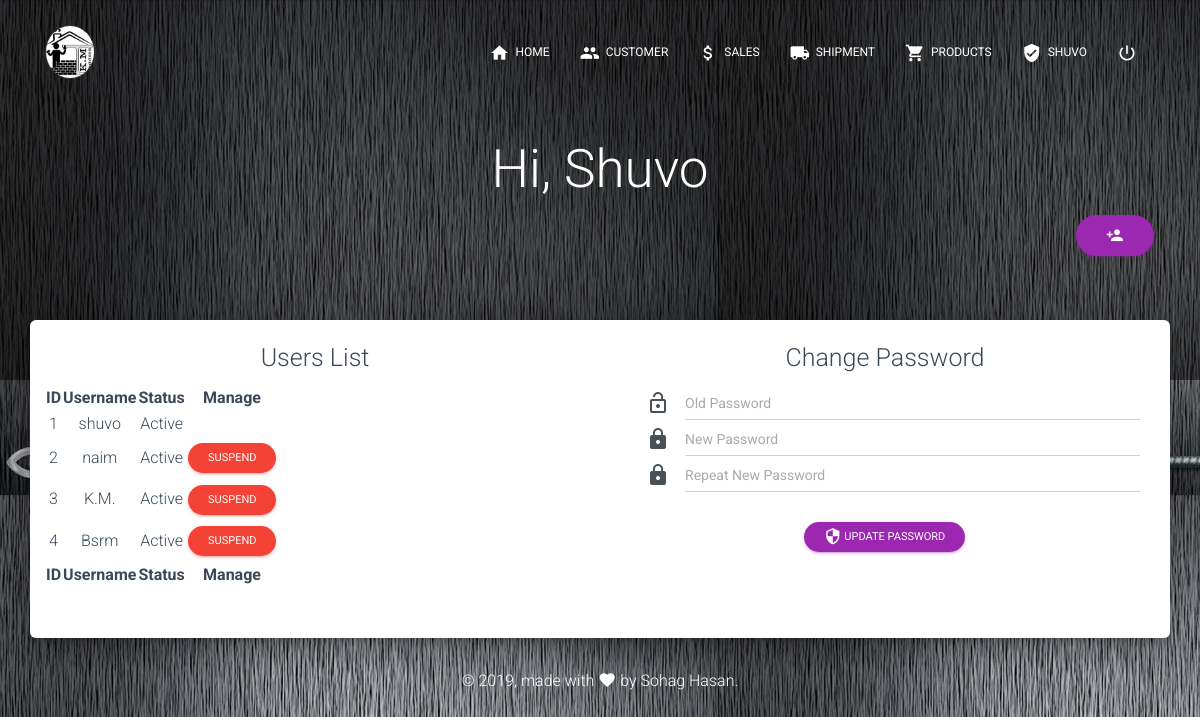
The page /user.php (signed in) on the database its author committed.
### tables this page shows
CREATE TABLE `user` (
  `user_id` int(11) NOT NULL,
  `username` varchar(200) NOT NULL,
  `password` varchar(200) NOT NULL,
  `status` int(11) NOT NULL
);

### class/PageContent.php (called while the page is built, shortened)
<?php
	class PageContent{
		public function get_header(){
			require_once('includes/header.php');
		}
		public function get_content($content){
			include_once($content.'.php');
		}
		public function get_footer(){
			require_once('includes/footer.php');
		}
	}
?>

### user.php (called while the page is built, shortened)
<?php session_start();
  require_once('functions/function.php');
  $oPageContent->get_header();
  $oPageContent->get_content('user/user');
 ?>

### class/Database.php (called while the page is built, shortened)
<?php
	class Database{
		function fquery($sql){
			$servername = "localhost";
			$username = "makor4sha_root";
            $password = "adgjmptw440";
            $dbname = "makor4sha_kmtraders";
			$conn = new mysqli($servername, $username, $password, $dbname);
    		return $conn->query($sql);
		}
	}
?>

### user/user.php (the view, shortened to what this page needs)
<?php
$oDatabase= new Database();
$sql = "SELECT * FROM user WHERE user_id";
$result = $oDatabase->fquery($sql);
 ?>
  <div class="page-header header-filter" data-parallax="true" >
    <div class="container">
      <div class="row">
        <div class="col-md-12 text-center">
          <div class="brand">
            <h1>Hi, <span style="text-transform: capitalize;"><?php echo $_SESSION['username']; ?></span></h1>
          </div>
          <button type="button" class="btn btn-primary btn-round float-right" rel="tooltip" title="" data-placement="bottom"   data-original-title="New User" data-toggle="modal" data-target="#exampleModal">
            <i class="material-icons">person_add</i>
          </button>
        </div>
      </div>
    </div>
  </div>
  <div class="main main-raised">
    <div class="profile-content">
      <div class="container">
        <div class="row">
          <div class="col-md-6 text-center">
            <div class="col-md-12 text-center">
                <div class="brand">
                  <h3>Users List</h3>
                </div>
              </div>
            <table id="myTable" class="display">
              <thead>
                  <tr>
                      <th>ID</th>
                      <th>Username</th>
                      <th>Status</th>
                      <th>Manage</th>
                  </tr>
              </thead>
              <tfoot>
                  <tr>
                    <th>ID</th>
                    <th>Username</th>
                    <th>Status</th>
                    <th>Manage</th>
                  </tr>
              </tfoot>
              <tbody>
                <?php
                while($row = $result->fetch_assoc()) {
                 ?>
                  <tr>
                      <td><?php echo $row["user_id"]; ?></td>
                      <td><?php echo $row["username"]; ?></td>
                      <?php if ($row["status"] == 1) { ?>
                        <td>Active</td>
                        <td><?php if ($row["user_id"] != $_SESSION['userid']) { ?>
                       <a href="form.php?hidden=status&sta=0&userid=<?php echo $row["user_id"]; ?>" class="btn btn-danger btn-round btn-sm">Suspend</a> <?php } ?></td>
                        <?php
                      } else {  ?>
                      <td>Suspended</td>
                      <td><a href="form.php?hidden=status&sta=1&userid=<?php echo $row["user_id"]; ?>" class="btn btn-danger btn-round btn-sm">Activate</a></td>
                       <?php } ?>
                  </tr>
                  <?php } ?>
              </tbody>
          </table>
          </div>
          <form class="col-md-6" method="post" action="form.php">
          <div class="col-md-12">
            <div class="row">
              <div class="col-md-12 text-center">
                <div class="brand">
                  <h3>Change Password</h3>
                </div>
              </div>
              <div class="col-md-12">
                <div class="input-group">
                  <div class="input-group-prepend">
                    <span class="input-group-text">
                        <i class="material-icons">lock_open</i>
                    </span>
                  </div>
                  <input type="password" class="form-control" placeholder="Old Password" name="oldpass" required>
                </div>
              </div>
              <div class="col-md-12">
                <div class="input-group">
                  <div class="input-group-prepend">
                    <span class="input-group-text">
                        <i class="material-icons">lock</i>
                    </span>
                  </div>
                  <input type="password" class="form-control" placeholder="New Password" name="newpass" required>
                </div>
              </div>
              <div class="col-md-12">
                <div class="input-group">
                  <div class="input-group-prepend">
                    <span class="input-group-text">
                        <i class="material-icons">lock</i>
                    </span>
                  </div>
                  <input type="password" class="form-control" placeholder="Repeat New Password" name="rnewpass" required>
                </div>
              </div>
              <div class="col-md-12 text-center">
                <br>
              <button class="btn btn-primary btn-sm btn-round">
                <i class="material-icons">security</i> Update Password
              </button>
            </div>
            </div>
          </div>
          </form>
          </div>
        </div>
        <div class="space-50"></div>
      </div>
    </div>

### assets/demo/demo.css (style rules this page uses)
.space-50 { height: 50px; display: block; }

### rows shown on the page
user: user_id "1", username "shuvo", status "Active"
user: user_id "2", username "naim"
user: user_id "3", username "K.M."
user: user_id "4", username "Bsrm"

### other values the page prints
$_SESSION['username'] "SHUVO"
$_SESSION['username'] "Shuvo"
